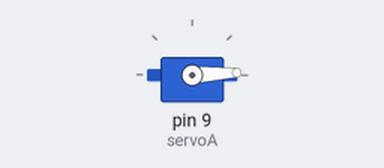
A sketch run on a simulated Arduino Uno, built with avr-gcc and run on an emulated ATmega328P. Shown: servo.

Above: at 0.05 s.
At 1.3 s:
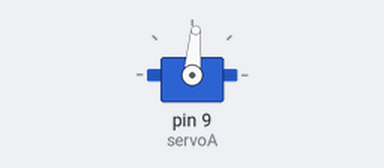
At 2.6 s:
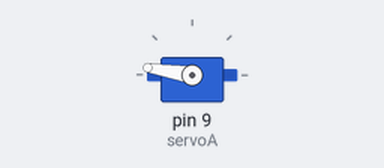
At 5.2 s:
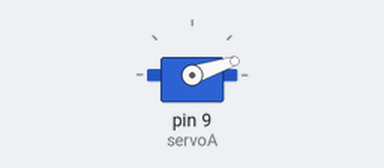
Timing chart, 0 to 7.1 s (numbered marks = the images above):
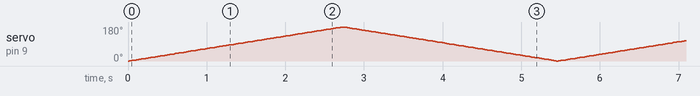

The sketch:

lab6part1.ino
```cpp
#include <Servo.h>

Servo servoA;  // create servo object to control a servo

int pos = 0;    // variable to store the servo position

void setup() {
  servoA.attach(9);  // attaches servo connected to Arduino pin 9 to the myservo object
  // Change pin # depending on where your servo is connected
}

void loop() {
  for (pos = 0; pos <= 180; pos += 1) { // goes from 0 to 180 in steps of 1 degree
    servoA.write(pos);              // tell servo to go to position in variable 'pos'
    delay(15);                       // waits 15ms for the servo to reach the position
  }
  for (pos = 180; pos >= 0; pos -= 1) { // goes from 180 degrees to 0 degrees
    servoA.write(pos);              // tell servo to go to position in variable 'pos'
    delay(15);                       // waits 15ms for the servo to reach the position
  }
}
```
